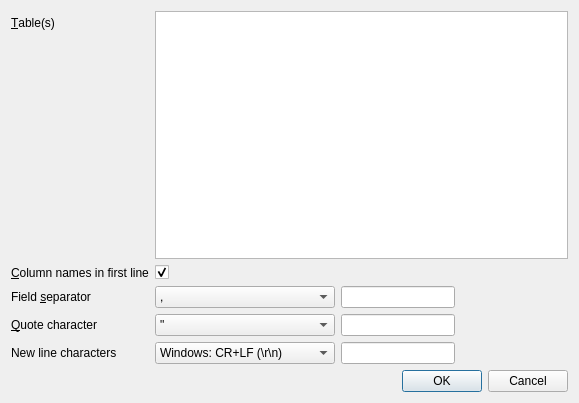
<?xml version="1.0" encoding="UTF-8"?>
<ui version="4.0">
 <class>ExportCsvDialog</class>
 <widget class="QDialog" name="ExportCsvDialog">
  <property name="geometry">
   <rect>
    <x>0</x>
    <y>0</y>
    <width>579</width>
    <height>403</height>
   </rect>
  </property>
  <property name="windowTitle">
   <string>Export data as CSV</string>
  </property>
  <layout class="QGridLayout" name="gridLayout_2">
   <item row="0" column="0">
    <layout class="QFormLayout" name="formLayout">
     <item row="0" column="0">
      <widget class="QLabel" name="labelTable">
       <property name="text">
        <string>&amp;Table(s)</string>
       </property>
       <property name="buddy">
        <cstring>listTables</cstring>
       </property>
      </widget>
     </item>
     <item row="0" column="1">
      <widget class="QListWidget" name="listTables">
       <property name="minimumSize">
        <size>
         <width>360</width>
         <height>0</height>
        </size>
       </property>
       <property name="selectionMode">
        <enum>QAbstractItemView::MultiSelection</enum>
       </property>
       <property name="sortingEnabled">
        <bool>false</bool>
       </property>
      </widget>
     </item>
     <item row="1" column="0">
      <widget class="QLabel" name="labelHeader">
       <property name="text">
        <string>&amp;Column names in first line</string>
       </property>
       <property name="buddy">
        <cstring>checkHeader</cstring>
       </property>
      </widget>
     </item>
     <item row="1" column="1">
      <widget class="QCheckBox" name="checkHeader">
       <property name="text">
        <string/>
       </property>
       <property name="checked">
        <bool>true</bool>
       </property>
      </widget>
     </item>
     <item row="2" column="0">
      <widget class="QLabel" name="labelFieldSeparator">
       <property name="text">
        <string>Field &amp;separator</string>
       </property>
       <property name="buddy">
        <cstring>comboFieldSeparator</cstring>
       </property>
      </widget>
     </item>
     <item row="2" column="1">
      <layout class="QHBoxLayout" name="horizontalLayout">
       <item>
        <widget class="QComboBox" name="comboFieldSeparator">
         <property name="minimumSize">
          <size>
           <width>180</width>
           <height>0</height>
          </size>
         </property>
         <property name="maximumSize">
          <size>
           <width>180</width>
           <height>16777215</height>
          </size>
         </property>
         <item>
          <property name="text">
           <string>,</string>
          </property>
         </item>
         <item>
          <property name="text">
           <string>;</string>
          </property>
         </item>
         <item>
          <property name="text">
           <string>Tab</string>
          </property>
         </item>
         <item>
          <property name="text">
           <string>|</string>
          </property>
         </item>
         <item>
          <property name="text">
           <string>Other</string>
          </property>
         </item>
        </widget>
       </item>
       <item>
        <widget class="QLineEdit" name="editCustomSeparator">
         <property name="maxLength">
          <number>1</number>
         </property>
        </widget>
       </item>
       <item>
        <spacer name="horizontalSpacer">
         <property name="orientation">
          <enum>Qt::Horizontal</enum>
         </property>
         <property name="sizeHint" stdset="0">
          <size>
           <width>40</width>
           <height>20</height>
          </size>
         </property>
        </spacer>
       </item>
      </layout>
     </item>
     <item row="3" column="0">
      <widget class="QLabel" name="labelQuoteCharacter">
       <property name="text">
        <string>&amp;Quote character</string>
       </property>
       <property name="buddy">
        <cstring>comboQuoteCharacter</cstring>
       </property>
      </widget>
     </item>
     <item row="3" column="1">
      <layout class="QHBoxLayout" name="horizontalLayout_2">
       <item>
        <widget class="QComboBox" name="comboQuoteCharacter">
         <property name="minimumSize">
          <size>
           <width>180</width>
           <height>0</height>
          </size>
         </property>
         <property name="maximumSize">
          <size>
           <width>180</width>
           <height>16777215</height>
          </size>
         </property>
         <item>
          <property name="text">
           <string>&quot;</string>
          </property>
         </item>
         <item>
          <property name="text">
           <string>'</string>
          </property>
         </item>
         <item>
          <property name="text">
           <string/>
          </property>
         </item>
         <item>
          <property name="text">
           <string>Other</string>
          </property>
         </item>
        </widget>
       </item>
       <item>
        <widget class="QLineEdit" name="editCustomQuote">
         <property name="maxLength">
          <number>1</number>
         </property>
        </widget>
       </item>
       <item>
        <spacer name="horizontalSpacer_2">
         <property name="orientation">
          <enum>Qt::Horizontal</enum>
         </property>
         <property name="sizeHint" stdset="0">
          <size>
           <width>40</width>
           <height>20</height>
          </size>
         </property>
        </spacer>
       </item>
      </layout>
     </item>
     <item row="4" column="0">
      <widget class="QLabel" name="labelNewLineCharacters">
       <property name="text">
        <string>New line characters</string>
       </property>
      </widget>
     </item>
     <item row="4" column="1">
      <layout class="QHBoxLayout" name="horizontalLayout_3" stretch="0,0,0">
       <item>
        <widget class="QComboBox" name="comboNewLineString">
         <property name="minimumSize">
          <size>
           <width>180</width>
           <height>0</height>
          </size>
         </property>
         <property name="maximumSize">
          <size>
           <width>180</width>
           <height>16777215</height>
          </size>
         </property>
         <item>
          <property name="text">
           <string>Windows: CR+LF (\r\n)</string>
          </property>
         </item>
         <item>
          <property name="text">
           <string>Unix: LF (\n)</string>
          </property>
         </item>
         <item>
          <property name="text">
           <string>Other</string>
          </property>
         </item>
        </widget>
       </item>
       <item>
        <widget class="QLineEdit" name="editCustomNewLine">
         <property name="maxLength">
          <number>5</number>
         </property>
        </widget>
       </item>
       <item>
        <spacer name="horizontalSpacer_3">
         <property name="orientation">
          <enum>Qt::Horizontal</enum>
         </property>
         <property name="sizeHint" stdset="0">
          <size>
           <width>40</width>
           <height>20</height>
          </size>
         </property>
        </spacer>
       </item>
      </layout>
     </item>
    </layout>
   </item>
   <item row="1" column="0">
    <widget class="QDialogButtonBox" name="buttonBox">
     <property name="orientation">
      <enum>Qt::Horizontal</enum>
     </property>
     <property name="standardButtons">
      <set>QDialogButtonBox::Cancel|QDialogButtonBox::Ok</set>
     </property>
    </widget>
   </item>
  </layout>
 </widget>
 <tabstops>
  <tabstop>listTables</tabstop>
  <tabstop>checkHeader</tabstop>
  <tabstop>comboFieldSeparator</tabstop>
  <tabstop>editCustomSeparator</tabstop>
  <tabstop>comboQuoteCharacter</tabstop>
  <tabstop>editCustomQuote</tabstop>
 </tabstops>
 <resources/>
 <connections>
  <connection>
   <sender>buttonBox</sender>
   <signal>accepted()</signal>
   <receiver>ExportCsvDialog</receiver>
   <slot>accept()</slot>
   <hints>
    <hint type="sourcelabel">
     <x>252</x>
     <y>136</y>
    </hint>
    <hint type="destinationlabel">
     <x>157</x>
     <y>140</y>
    </hint>
   </hints>
  </connection>
  <connection>
   <sender>buttonBox</sender>
   <signal>rejected()</signal>
   <receiver>ExportCsvDialog</receiver>
   <slot>reject()</slot>
   <hints>
    <hint type="sourcelabel">
     <x>320</x>
     <y>136</y>
    </hint>
    <hint type="destinationlabel">
     <x>286</x>
     <y>140</y>
    </hint>
   </hints>
  </connection>
  <connection>
   <sender>comboFieldSeparator</sender>
   <signal>currentIndexChanged(int)</signal>
   <receiver>ExportCsvDialog</receiver>
   <slot>showCustomCharEdits()</slot>
   <hints>
    <hint type="sourcelabel">
     <x>210</x>
     <y>64</y>
    </hint>
    <hint type="destinationlabel">
     <x>264</x>
     <y>45</y>
    </hint>
   </hints>
  </connection>
  <connection>
   <sender>comboQuoteCharacter</sender>
   <signal>currentIndexChanged(int)</signal>
   <receiver>ExportCsvDialog</receiver>
   <slot>showCustomCharEdits()</slot>
   <hints>
    <hint type="sourcelabel">
     <x>197</x>
     <y>93</y>
    </hint>
    <hint type="destinationlabel">
     <x>270</x>
     <y>85</y>
    </hint>
   </hints>
  </connection>
  <connection>
   <sender>comboNewLineString</sender>
   <signal>currentIndexChanged(int)</signal>
   <receiver>ExportCsvDialog</receiver>
   <slot>showCustomCharEdits()</slot>
   <hints>
    <hint type="sourcelabel">
     <x>231</x>
     <y>327</y>
    </hint>
    <hint type="destinationlabel">
     <x>296</x>
     <y>248</y>
    </hint>
   </hints>
  </connection>
 </connections>
 <slots>
  <slot>showCustomCharEdits()</slot>
 </slots>
</ui>
